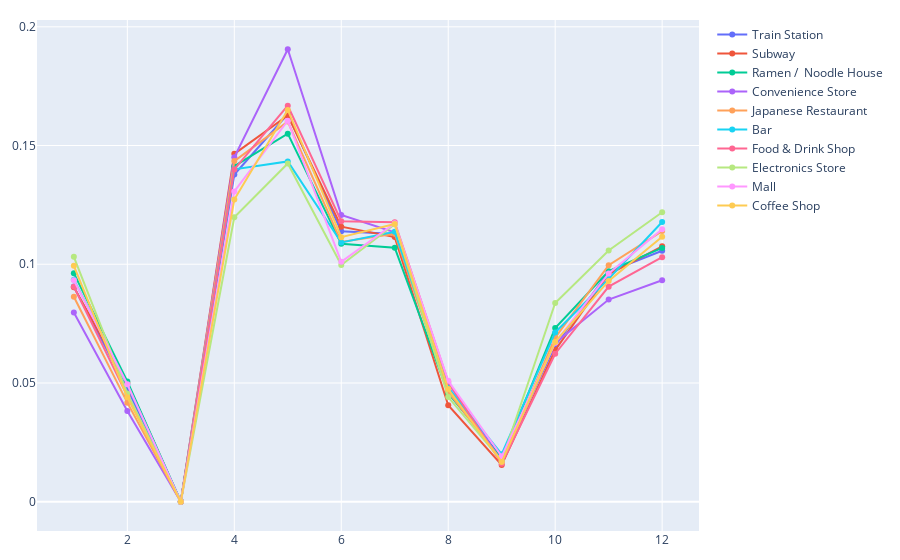

The code cell stored with this chart in its notebook:
### Code cell
fig = go.Figure()
x = np.zeros(12)
for i in range(10):
    venueCategory = venueCategorys[i]
    month_data = data[data["venueCategory"] == venueCategory]["month"].to_numpy()
    y = np.zeros(12) 
    for j in month_data:
        y[j-1] += 1
    y /= len(month_data)
    fig.add_trace(go.Scatter(		
    x=list(range(1, 13)),				
    y=y,
    name=venueCategory
))
fig.update_layout(
    margin=dict(l=20, r=30, t=20, b=20))
fig.show()

### Figure 1 — Plotly figure (JSON) as saved in the notebook; plotly's stock layout.template omitted (floating-point values rounded to 4 significant figures)
{"data": [{"name": "Train Station", "type": "scatter", "x": [1, 2, 3, 4, 5, 6, 7, 8, 9, 10, 11, 12], "y": [0.09058, 0.04751, 0, 0.1378, 0.1633, 0.1139, 0.1127, 0.04789, 0.01814, 0.06575, 0.09676, 0.1057]}, {"name": "Subway", "type": "scatter", "x": [1, 2, 3, 4, 5, 6, 7, 8, 9, 10, 11, 12], "y": [0.09036, 0.05002, 0, 0.1465, 0.1626, 0.1158, 0.1114, 0.04061, 0.01548, 0.06384, 0.09579, 0.1075]}, {"name": "Ramen /  Noodle House", "type": "scatter", "x": [1, 2, 3, 4, 5, 6, 7, 8, 9, 10, 11, 12], "y": [0.09623, 0.05063, 0, 0.1413, 0.155, 0.1086, 0.107, 0.04571, 0.01849, 0.07311, 0.09709, 0.1069]}, {"name": "Convenience Store", "type": "scatter", "x": [1, 2, 3, 4, 5, 6, 7, 8, 9, 10, 11, 12], "y": [0.07966, 0.0382, 0, 0.1451, 0.1905, 0.1208, 0.1135, 0.05002, 0.01699, 0.06689, 0.08513, 0.09327]}, {"name": "Japanese Restaurant", "type": "scatter", "x": [1, 2, 3, 4, 5, 6, 7, 8, 9, 10, 11, 12], "y": [0.08629, 0.04171, 0, 0.1434, 0.1601, 0.1094, 0.1129, 0.0463, 0.01722, 0.06913, 0.09962, 0.114]}, {"name": "Bar", "type": "scatter", "x": [1, 2, 3, 4, 5, 6, 7, 8, 9, 10, 11, 12], "y": [0.09351, 0.0494, 0, 0.14, 0.1433, 0.1092, 0.1137, 0.04806, 0.02001, 0.07129, 0.09384, 0.1178]}, {"name": "Food & Drink Shop", "type": "scatter", "x": [1, 2, 3, 4, 5, 6, 7, 8, 9, 10, 11, 12], "y": [0.09057, 0.04464, 0, 0.1399, 0.1668, 0.1181, 0.1177, 0.05049, 0.01597, 0.06233, 0.09057, 0.103]}, {"name": "Electronics Store", "type": "scatter", "x": [1, 2, 3, 4, 5, 6, 7, 8, 9, 10, 11, 12], "y": [0.1031, 0.04561, 0, 0.1198, 0.1424, 0.09966, 0.1168, 0.04405, 0.01716, 0.08369, 0.1058, 0.1219]}, {"name": "Mall", "type": "scatter", "x": [1, 2, 3, 4, 5, 6, 7, 8, 9, 10, 11, 12], "y": [0.09327, 0.04945, 0, 0.1306, 0.1604, 0.101, 0.1173, 0.05093, 0.0191, 0.06698, 0.09613, 0.1148]}, {"name": "Coffee Shop", "type": "scatter", "x": [1, 2, 3, 4, 5, 6, 7, 8, 9, 10, 11, 12], "y": [0.09934, 0.04398, 0, 0.1272, 0.165, 0.1114, 0.117, 0.04744, 0.01674, 0.06731, 0.09298, 0.1116]}], "layout": {"margin": {"b": 20, "l": 20, "r": 30, "t": 20}}}
